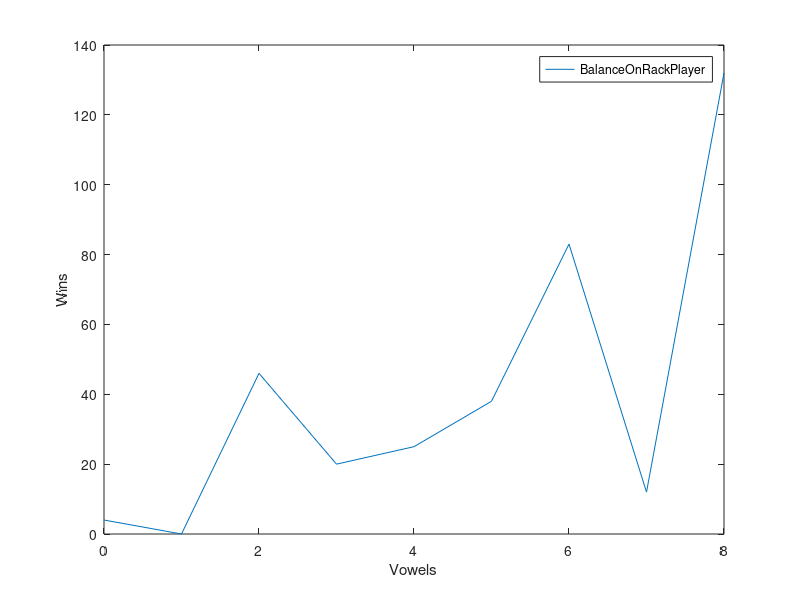

MATLAB code for this plot:
%BalancePlayer
x = [4, 0, 46, 20, 25, 38, 83, 12, 132]; 

%HighScoreWordPlayer
%y = [9, 1000, 954, 979, 975, 960, 915, 988, 866];

z = [0:8];

plot(z,x);
hold on
%plot(z,y);
%hold off
legend('BalanceOnRackPlayer');
xlabel('Vowels');
ylabel('Wins');
